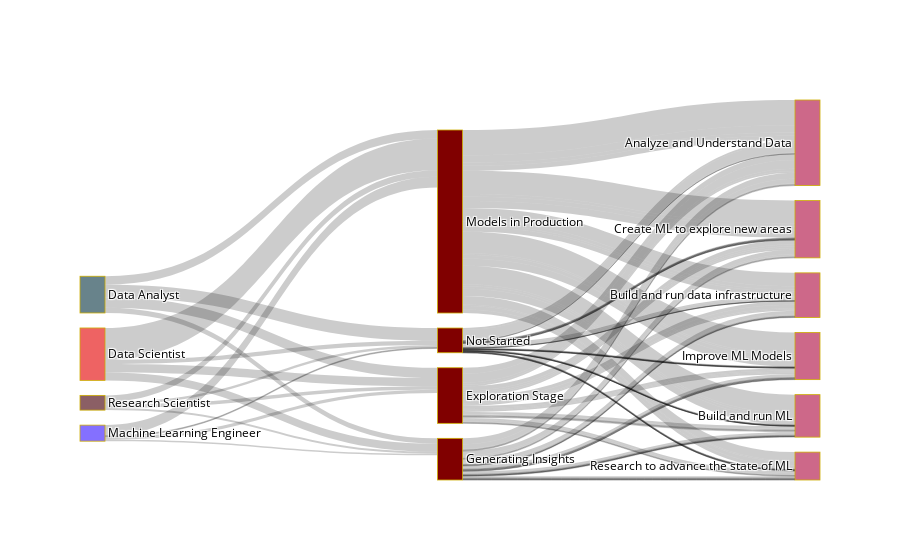

Here is the notebook cell this chart was saved with:
### Code cell
# SANKEY GRAPH

jobs_in_scope = [
    "Data Scientist",
    "Data Analyst (Business, Marketing, Financial, Quantitative, etc)",
    "Research Scientist",
    "Machine Learning/ MLops Engineer"
]

models_in_scope = [
    "Models in Production",
    "Not Started",
    "Exploration Stage",
    "Generating Insights"

]
tasks_in_scope = [
    "Q28_1",
    "Q28_2",
    "Q28_3",
    "Q28_4",
    "Q28_5",
    "Q28_6",
]

label = [
    "Data Scientist", #0
    "Data Analyst", #1
    "Research Scientist", #2
    "Machine Learning Engineer", #3
    "Models in Production", #4
    "Not Started", #5
    "Exploration Stage", #6
    "Generating Insights", #7
    'Analyze and Understand Data', #8
    'Build and run data infrastructure', #9
    'Create ML to explore new areas', #10
    'Build and run ML', #11
    'Improve ML Models', #12 
    'Research to advance the state of ML' #13
    
]
source = [0, 0, 0, 0, 4,4,4,4,4,4, 5,5,5,5,5,5, 6,6,6,6,6,6, 7,7,7,7,7,7,  
         1, 1, 1, 1, 4,4,4,4,4,4, 5,5,5,5,5,5, 6,6,6,6,6,6, 7,7,7,7,7,7,
            2, 2, 2, 2, 4,4,4,4,4,4, 5,5,5,5,5,5, 6,6,6,6,6,6, 7,7,7,7,7,7,
          3,3,3,3, 4,4,4,4,4,4, 5,5,5,5,5,5, 6,6,6,6,6,6, 7,7,7,7,7,7,
         ]
target = [4, 5, 6, 7,  8,9,10,11,12,13, 8,9,10,11,12,13, 8,9,10,11,12,13, 8,9,10,11,12,13, 
          4, 5, 6, 7,  8,9,10,11,12,13, 8,9,10,11,12,13, 8,9,10,11,12,13, 8,9,10,11,12,13, 
          4, 5, 6, 7,  8,9,10,11,12,13, 8,9,10,11,12,13, 8,9,10,11,12,13, 8,9,10,11,12,13, 
          4, 5, 6, 7,  8,9,10,11,12,13, 8,9,10,11,12,13, 8,9,10,11,12,13, 8,9,10,11,12,13, ]
value = []
for job in jobs_in_scope:
    for model in models_in_scope:
        value.append(
            scope_df[
                (scope_df["Q23"] == job) &
                (scope_df["ML_adoption_class"] == model)
            ].shape[0])
    for model in models_in_scope:
        for col in tasks_in_scope:
        
            value.append(
               scope_df[
                (scope_df["Q23"] == job) &
                (scope_df["ML_adoption_class"] == model)
            ][col].count())
        

        
# Colors
color_node = ["#EE6363", "#68838B",  "#8B5F65", "#8470FF"] + ["#800000"]*4 + ["#CD6889"]*6 


color_link = ["#458B74"]*4 + ["#A52A2A"]*24 +["#8EE5EE"]*4 +["#DC143C"]*24 + ["#68228B"] * 4 + ["#528B8B"]*24 + ["#B22222"] * 4 + ["pink"]*24 
 
fig = go.Figure(data=[go.Sankey(
    node = dict(
      pad = 15,
      thickness = 25,
      line = dict(color = "#CDAD00", width = 0.8),
      label = label,
     color=color_node,
        
        
    ),
    link = dict(
      source = source, # indices correspond to labels, eg A1, A2, A1, B1, ...
      target = target,
      value = value,
       # color = color_link
  ))])


# title format
large_title_format = "<span style='font-size:80px; font-family:MS Sans Serif'>Tasks among ML and Data Science Roles</span>"

layout = dict(
    
    font = dict(color = '#000000'),

)

fig.update_layout(layout)
fig.show()

### Figure 1 — Plotly figure (JSON) as saved in the notebook; plotly's stock layout.template omitted (floating-point values rounded to 4 significant figures)
{"data": [{"link": {"source": [0, 0, 0, 0, 4, 4, 4, 4, 4, 4, 5, 5, 5, 5, 5, 5, 6, 6, 6, 6, 6, 6, 7, 7, 7, 7, 7, 7, 1, 1, 1, 1, 4, 4, 4, 4, 4, 4, 5, 5, 5, 5, 5, 5, 6, 6, 6, 6, 6, 6, 7, 7, 7, 7, 7, 7, 2, 2, 2, 2, 4, 4, 4, 4, 4, 4, 5, 5, 5, 5, 5, 5, 6, 6, 6, 6, 6, 6, 7, 7, 7, 7, 7, 7, 3, 3, 3, 3, 4, 4, 4, 4, 4, 4, 5, 5, 5, 5, 5, 5, 6, 6, 6, 6, 6, 6, 7, 7, 7, 7, 7, 7], "target": [4, 5, 6, 7, 8, 9, 10, 11, 12, 13, 8, 9, 10, 11, 12, 13, 8, 9, 10, 11, 12, 13, 8, 9, 10, 11, 12, 13, 4, 5, 6, 7, 8, 9, 10, 11, 12, 13, 8, 9, 10, 11, 12, 13, 8, 9, 10, 11, 12, 13, 8, 9, 10, 11, 12, 13, 4, 5, 6, 7, 8, 9, 10, 11, 12, 13, 8, 9, 10, 11, 12, 13, 8, 9, 10, 11, 12, 13, 8, 9, 10, 11, 12, 13, 4, 5, 6, 7, 8, 9, 10, 11, 12, 13, 8, 9, 10, 11, 12, 13, 8, 9, 10, 11, 12, 13, 8, 9, 10, 11, 12, 13], "value": [1053, 139, 275, 264, 830, 447, 765, 608, 707, 288, 63, 38, 28, 24, 24, 20, 195, 118, 134, 87, 81, 62, 200, 106, 151, 101, 105, 59, 278, 421, 339, 175, 240, 104, 88, 69, 58, 37, 322, 107, 21, 14, 9, 15, 296, 120, 72, 46, 35, 44, 145, 75, 47, 28, 26, 27, 216, 84, 116, 71, 107, 63, 138, 82, 129, 121, 43, 10, 20, 6, 12, 15, 69, 35, 56, 26, 39, 48, 47, 23, 43, 15, 28, 27, 349, 30, 101, 50, 173, 161, 238, 237, 235, 120, 5, 4, 7, 2, 5, 3, 62, 42, 58, 39, 48, 24, 29, 20, 27, 19, 17, 11]}, "node": {"color": ["#EE6363", "#68838B", "#8B5F65", "#8470FF", "#800000", "#800000", "#800000", "#800000", "#CD6889", "#CD6889", "#CD6889", "#CD6889", "#CD6889", "#CD6889"], "label": ["Data Scientist", "Data Analyst", "Research Scientist", "Machine Learning Engineer", "Models in Production", "Not Started", "Exploration Stage", "Generating Insights", "Analyze and Understand Data", "Build and run data infrastructure", "Create ML to explore new areas", "Build and run ML", "Improve ML Models", "Research to advance the state of ML"], "line": {"color": "#CDAD00", "width": 0.8}, "pad": 15, "thickness": 25}, "type": "sankey"}], "layout": {"font": {"color": "#000000"}}}
